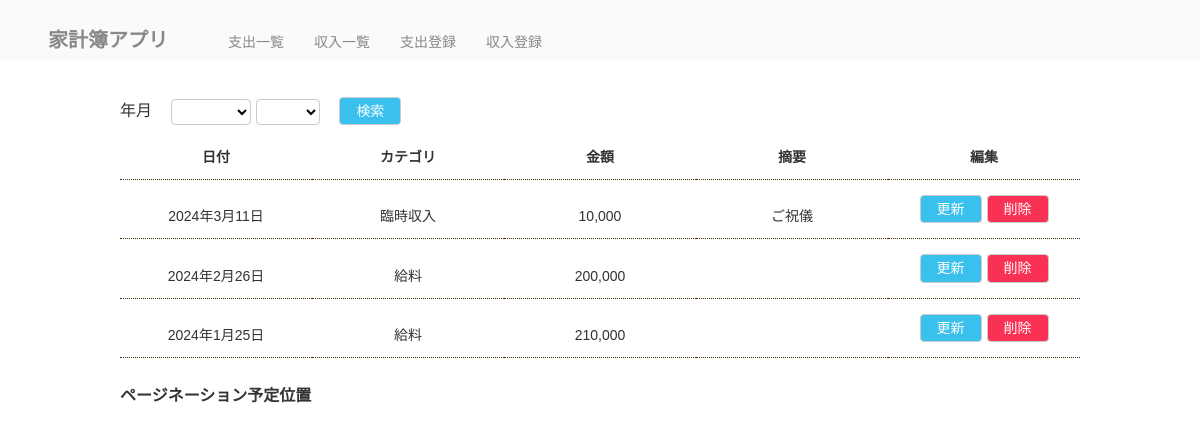
The app's page /income_list/, older data.
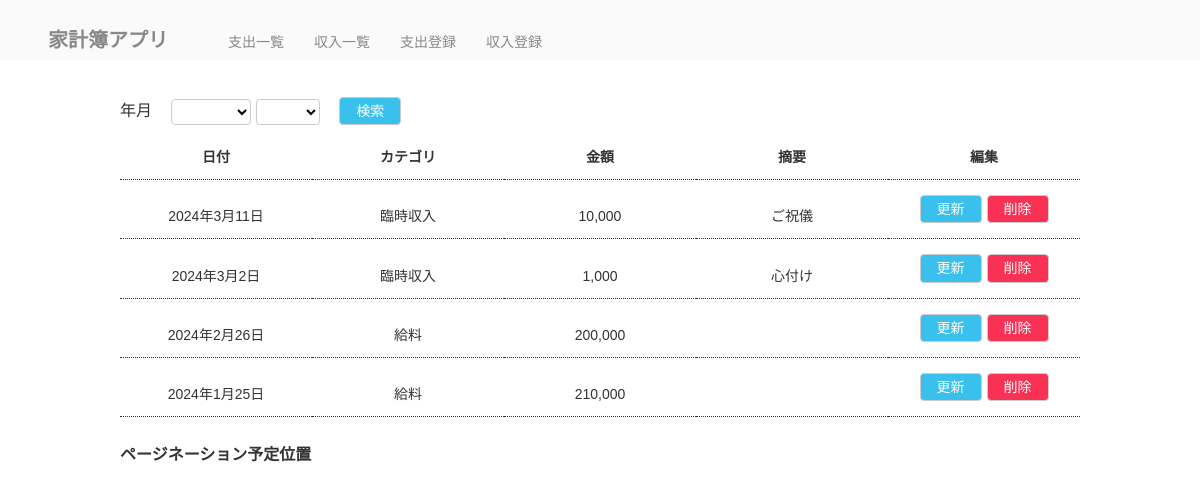
The same page, newer data.
### kakeibo/models.py (models this page shows)
class Income(models.Model):
    date = models.DateField('日付')
    price = models.IntegerField('金額')
    category = models.ForeignKey(IncomeCategory, on_delete=models.PROTECT, verbose_name='カテゴリ')
    description = models.TextField('摘要', null=True, blank=True)

class IncomeCategory(models.Model):
    name = models.CharField('カテゴリ名', max_length=32)
    def __str__(self):
        return self.name

### kakeibo/views.py (the view, shortened to what this page needs)
# urls.py: path('income_list/', views.IncomeList.as_view(), name='income_list'),
class IncomeList(generic.ListView):
    template_name = 'kakeibo/income_list.html'
    model = Income
    ordering = '-date'
    def get_queryset(self):
        queryset = super().get_queryset()
        self.form = form = IncomeSearchForm(self.request.GET or None)
        return queryset
    def get_context_data(self, **kwargs):
        context = super().get_context_data(**kwargs)
        context['search_form'] = self.form
        return context

### kakeibo/forms.py
class IncomeSearchForm(forms.Form):
    start_year = 2019
    end_year = timezone.now().year + 1
    years = [(year, f'{year}年') for year in reversed(range(start_year, end_year + 1))]
    years.insert(0, (0, ''))
    YEAR_CHOICES = tuple(years)
    months = [(month, f'{month}月') for month in range(1, 13)]
    months.insert(0, (0, ''))
    MONTH_CHOICES = tuple(months)
    year = forms.ChoiceField(
        label='年での絞り込み',
        required=False,
        choices=YEAR_CHOICES,
        widget=forms.Select(attrs={'class': 'form', 'value': ''})
    )
    month = forms.ChoiceField(
        label='月での絞り込み',
        required=False,
        choices=MONTH_CHOICES,
        widget=forms.Select(attrs={'class': 'form'})
    )

### kakeibo/templates/kakeibo/income_list.html
{% extends 'kakeibo/base.html' %}
{% load humanize %}
{% block content %}
<form class="mt-2" id="search-form" action="" method="GET">
  <label class="label mr-4">年月</label>
  {{ search_form.year }}
  {{ search_form.month }}
  <button class="btn btn-info ml-4" type="submit">検索</button>
</form>
<table class="table mt-3">
  <tr>
    <th>日付</th>
    <th>カテゴリ</th>
    <th>金額</th>
    <th>摘要</th>
    <th>編集</th>
  </tr>
  {% for income in income_list %}
  <tr>
    <td>{{ income.date }}</td>
    <td>{{ income.category }}</td>
    <td>{{ income.price|intcomma}}</td>
    <td>
      {% if income.description %}
      {{ income.description }}
      {% endif %}
    </td>
    <td>
      <div class="manage-btn-area">
        <div class="update-btn-area">
          <a class="btn btn-info" href="{% url 'kakeibo:income_update' income.pk %}">更新</a>
        </div>
        <div class="delete-btn-area">
          <a class="btn btn-danger" href="{% url 'kakeibo:income_delete' income.pk %}">削除</a>
        </div>
      </div>
    </td>
  </tr>
  {% endfor %}
</table>
<div class="mt-5">
  <h1>ページネーション予定位置</h1>
</div>
{% endblock %}

Row changes from the older to the newer data that the page shows:
added Income: date "2024年3月2日", category "臨時収入", price "1,000", description "心付け"
